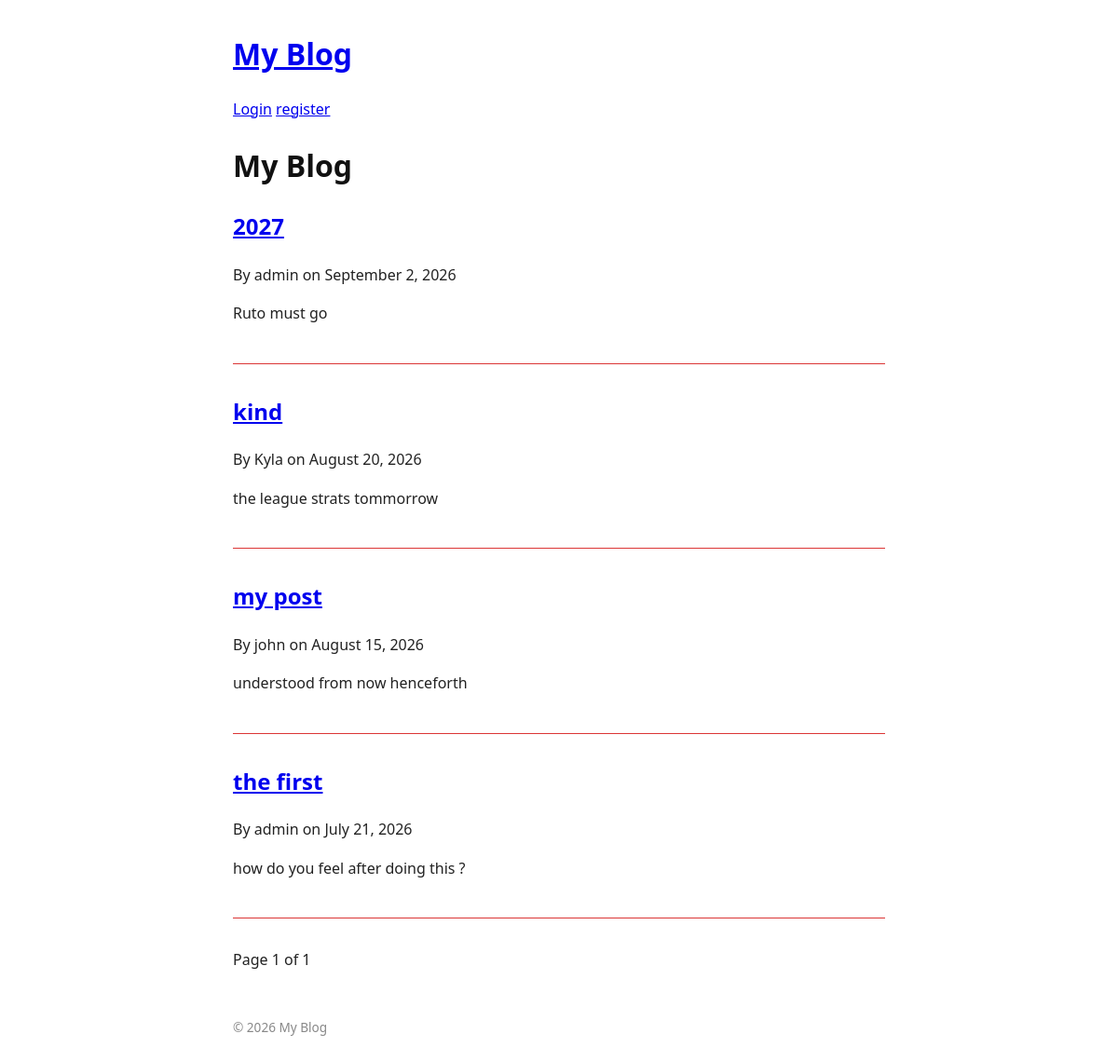
/blog/, run on an earlier commit of the app's database.
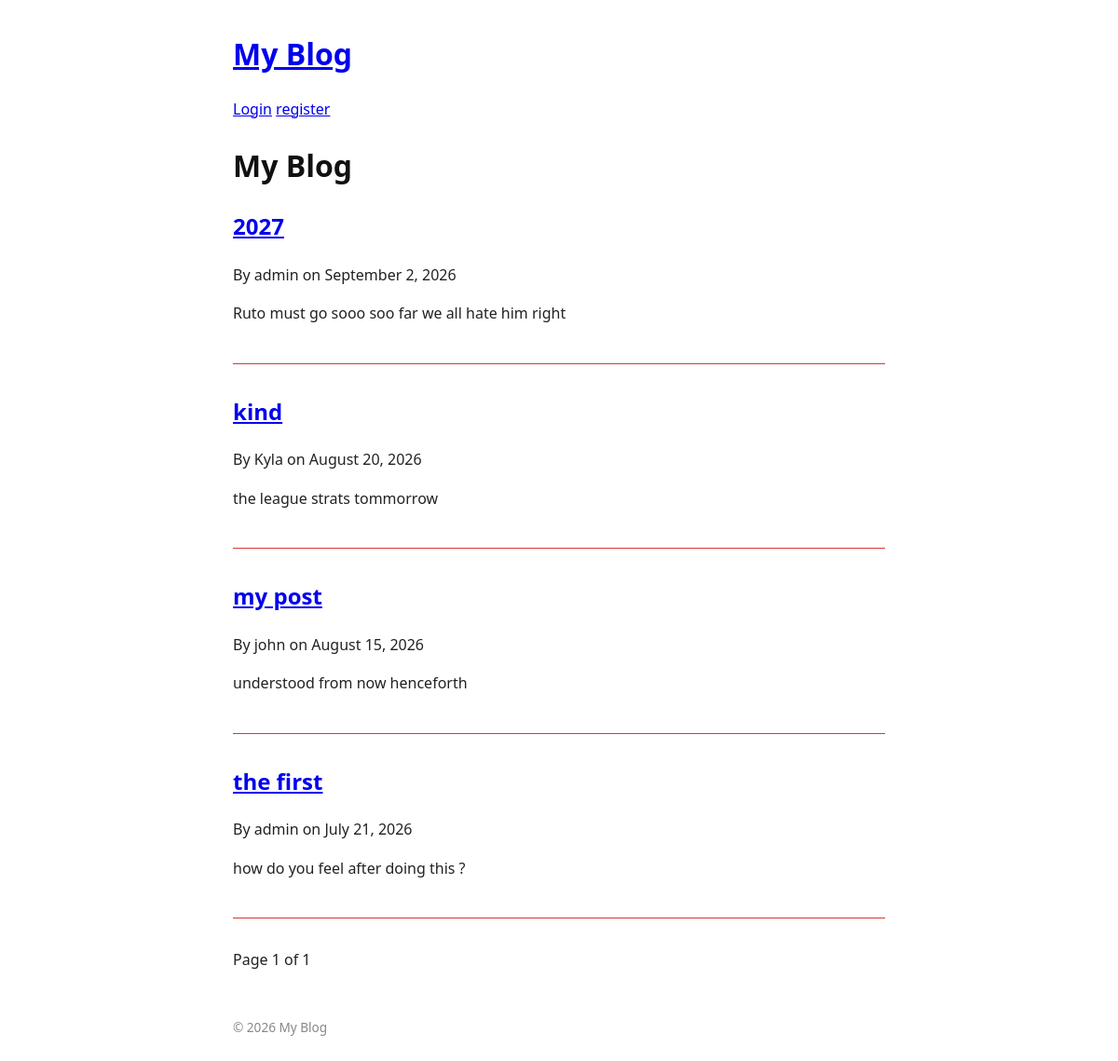
And on a later commit of the database.
### blog/models.py (models this page shows)
class Post(models.Model):
    title = models.CharField(max_length=200)
    slug = models.SlugField(max_length=200, unique=True, help_text="A slug is a short label for something, containing only letters, numbers, underscores or hyphens. They’re generally used in URLs.")
    author = models.ForeignKey(User, on_delete=models.CASCADE, related_name='Posts')
    category = models.ForeignKey(Category, on_delete=models.SET_NULL, null=True, blank=True, related_name='posts')
    content = models.TextField()
    created_at = models.DateTimeField(auto_now_add=True)
    updated_at = models.DateTimeField(auto_now=True)
    published_at = models.DateTimeField(default=timezone.now)
    is_published = models.BooleanField(default=True)
    tags = models.ManyToManyField(Tag, blank=True, related_name='posts')
    image = models.ImageField(upload_to='post_images/', blank=True, null=True)

### blog/views.py (the view)
# urls.py: path('', views.post_list, name='post_list'),
def post_list(request):
    posts_qs = Post.objects.filter(is_published=True).order_by('-published_at')
    paginator = Paginator(posts_qs, 5) # Show 5 posts per page
    page_number = request.GET.get('page')
    posts = paginator.get_page(page_number)
    return render(request, 'blog/post_list.html', {'posts':posts})

### blog/templates/blog/post_list.html (shortened to what this page needs)
{% extends 'blog/base.html' %} {% block title %} My Blog - Home {% endblock %}
{% block content %} {% for post in posts %}
<article>
  <h2>
    <a href="{% url 'post_detail' post.slug %}">{{ post.title }}</a>
  </h2>
  <p>By {{post.author}} on {{ post.published_at|date:"F j, Y"}}
  </p>
  <p>{{ post.content|truncatewords:30 }}</p>
</article>
{% empty %}
<p>No posts yet</p>
{% endfor %}
<nav>
  <span> Page {{ posts.number }} of {{ posts.paginator.num_pages }} </span>
</nav>
{% endblock %}

What changed in the data, as far as the page shows it:
changed Post: content "Ruto must go" → "Ruto must go sooo soo far we all hate him right"
